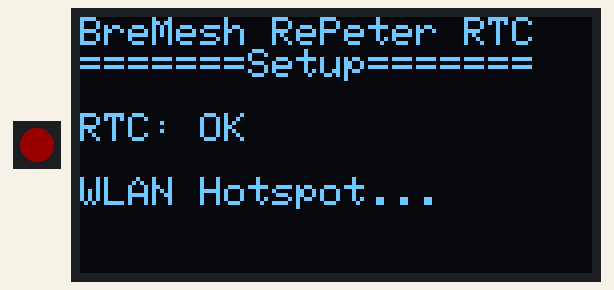
Simulated run of this sketch. Board: ESP32-S3. Shown: 1 RGB LEDs in strip order, left to right, 128×64 one-colour display. Dim RGB values are drawn brighter than linear; WiFi joins after 1.5 s; servers stay silent unless stated; the local clock reads 2024-03-15 10:24:30 at power-on unless the sketch sets it; what the sketch prints to the serial monitor is not drawn.

Above: at 1.7 s.
At 7.4 s:
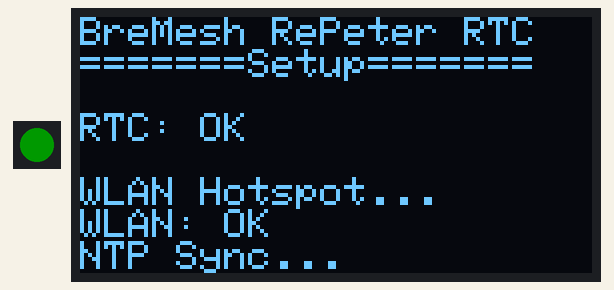
At 9.5 s:
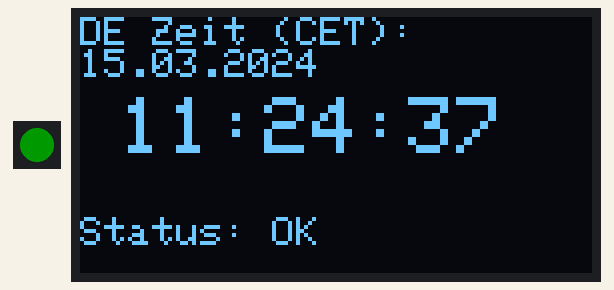
At 38.2 s:
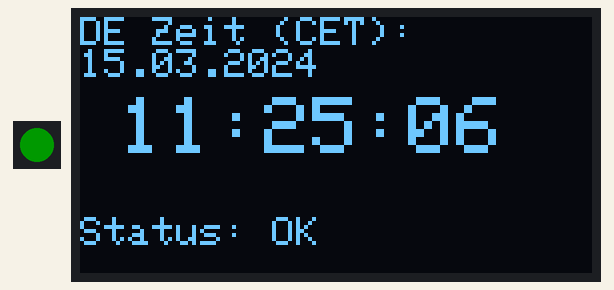
Timing chart, 0 to 39.7 s (numbered marks = the images above):
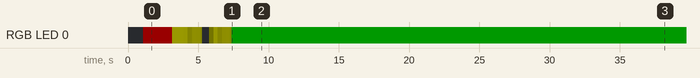

The sketch:

ESP32_RTC_TimeSync.ino
```cpp
/*
 * ESP32 RTC Time Sync mit optionalem OLED Display und RGB LED
 *
 * Verbindet sich mit WLAN, holt die aktuelle Zeit via NTP
 * und programmiert einen TinyRTC (DS1307) über I2C
 * Zeigt Status auf 0,96" OLED Display (optional) und RGB LED (optional)
 *
 * Verbindungen (beide am selben I2C Bus):
 * TinyRTC SDA -> ESP32 GPIO21 (SDA)
 * TinyRTC SCL -> ESP32 GPIO22 (SCL)
 * TinyRTC VCC -> 5V
 * TinyRTC GND -> GND
 *
 * OLED SDA -> ESP32 GPIO21 (SDA)
 * OLED SCL -> ESP32 GPIO22 (SCL)
 * OLED VCC -> 3.3V
 * OLED GND -> GND
 */

#include <WiFi.h>
#include <Wire.h>
#include <RTClib.h>
#include <time.h>
#include <Adafruit_GFX.h>
#include <Adafruit_SSD1306.h>
#include <Adafruit_NeoPixel.h>

// RGB LED Einstellungen (ESP32-S3-WROOM-1)
#define RGB_LED_PIN 48
#define RGB_LED_COUNT 1

// WLAN Zugangsdaten
const char* ssid = "WLAN SSID";
const char* password = "somerandompassword";

// NTP Server Einstellungen
const char* ntpServer = "pool.ntp.org";
const long gmtOffset_sec = 0;           // UTC Zeit (keine Anpassung)
const int daylightOffset_sec = 0;       // Keine Sommerzeit

// OLED Display Einstellungen
#define SCREEN_WIDTH 128
#define SCREEN_HEIGHT 64
#define OLED_RESET -1
#define SCREEN_ADDRESS 0x3C

// RTC Objekt
RTC_DS1307 rtc;

// OLED Display Objekt
Adafruit_SSD1306 display(SCREEN_WIDTH, SCREEN_HEIGHT, &Wire, OLED_RESET);

// RGB LED Objekt
Adafruit_NeoPixel rgbLed(RGB_LED_COUNT, RGB_LED_PIN, NEO_GRB + NEO_KHZ800);

// Variable um zu prüfen ob Display verfügbar ist
bool displayAvailable = false;
bool rgbLedAvailable = false;
bool syncSuccess = false;
String errorMessage = "";

// RGB LED Funktionen
void setLED(uint8_t r, uint8_t g, uint8_t b) {
  if (rgbLedAvailable) {
    rgbLed.setPixelColor(0, rgbLed.Color(r, g, b));
    rgbLed.show();
  }
}

void pulseLED(uint8_t r, uint8_t g, uint8_t b, int duration) {
  if (!rgbLedAvailable) return;

  for (int i = 0; i < 3; i++) {
    for (int brightness = 0; brightness <= 255; brightness += 5) {
      rgbLed.setPixelColor(0, rgbLed.Color(
        (r * brightness) / 255,
        (g * brightness) / 255,
        (b * brightness) / 255
      ));
      rgbLed.show();
      delay(5);
    }
    for (int brightness = 255; brightness >= 0; brightness -= 5) {
      rgbLed.setPixelColor(0, rgbLed.Color(
        (r * brightness) / 255,
        (g * brightness) / 255,
        (b * brightness) / 255
      ));
      rgbLed.show();
      delay(5);
    }
  }
}

void setup() {
  Serial.begin(115200);
  delay(1000);

  Serial.println("\n\nBreMesh RePeter RTC time Sync");
  Serial.println("====================\n");

  // RGB LED initialisieren (optional)
  rgbLed.begin();
  rgbLed.setBrightness(25); // 10% Helligkeit
  rgbLedAvailable = true;
  Serial.println("RGB LED bereit");

  // I2C initialisieren
  Wire.begin();

  // OLED Display initialisieren (optional)
  if(display.begin(SSD1306_SWITCHCAPVCC, SCREEN_ADDRESS)) {
    displayAvailable = true;
    display.clearDisplay();
    display.setTextSize(1);
    display.setTextColor(SSD1306_WHITE);
    display.setCursor(0, 0);
    display.println("BreMesh RePeter RTC");
    display.println("=======Setup=======");
    display.println("\nWarte auf RTC...");
    display.display();
    Serial.println("OLED Display bereit");
  } else {
    Serial.println("OLED Display nicht gefunden - läuft ohne Display");
  }

  // Warte auf RTC (weiß pulsend)
  Serial.println("Warte auf TinyRTC via I2C...");
  bool rtcFound = false;
  int pulseValue = 0;
  int pulseDirection = 5;

  while (!rtcFound) {
    // Weiß pulsen
    setLED(pulseValue, pulseValue, pulseValue);
    pulseValue += pulseDirection;
    if (pulseValue >= 255 || pulseValue <= 0) {
      pulseDirection = -pulseDirection;
    }

    // Prüfe ob RTC verfügbar ist
    if (rtc.begin()) {
      rtcFound = true;
      Serial.println("RTC gefunden!");
      if (displayAvailable) {
        display.clearDisplay();
        display.setCursor(0, 0);
        display.println("BreMesh RePeter RTC");
        display.println("=======Setup=======");
        display.println("\nRTC: OK");
        display.display();
      }
      setLED(255, 0, 0); // Rot
      delay(500);
    } else {
      delay(10);
    }
  }

  // Mit WLAN verbinden
  Serial.print("Verbinde mit WLAN: ");
  Serial.println(ssid);

  if (displayAvailable) {
    display.println("\nWLAN Hotspot...");
    display.display();
  }

  WiFi.mode(WIFI_STA);
  WiFi.begin(ssid, password);

  int wifiTimeout = 0;
  while (WiFi.status() != WL_CONNECTED && wifiTimeout < 20) {
    delay(500);
    Serial.print(".");
    wifiTimeout++;
  }

  if (WiFi.status() != WL_CONNECTED) {
    Serial.println("\nWLAN Verbindung fehlgeschlagen!");
    errorMessage = "WLAN fehlt";
    if (displayAvailable) {
      display.clearDisplay();
      display.setCursor(0, 0);
      display.println("FEHLER:");
      display.println("WLAN Verbindung");
      display.println("fehlgeschlagen!");
      display.println();
      display.println("SSID:");
      display.println(ssid);
      display.display();
    }
    return;
  }

  Serial.println("\nWLAN verbunden!");
  Serial.print("IP Adresse: ");
  Serial.println(WiFi.localIP());

  setLED(255, 255, 0); // Gelb

  if (displayAvailable) {
    display.println("WLAN: OK");
    display.display();
    delay(500);
  }

  // NTP Zeit holen
  Serial.println("\nHole Zeit vom NTP Server...");
  if (displayAvailable) {
    display.println("NTP Sync...");
    display.display();
  }

  pulseLED(255, 255, 0, 1000); // Gelb pulsend

  configTime(gmtOffset_sec, daylightOffset_sec, ntpServer);

  struct tm timeinfo;
  if (!getLocalTime(&timeinfo)) {
    Serial.println("Zeit konnte nicht abgerufen werden!");
    errorMessage = "NTP Sync fehlt";
    if (displayAvailable) {
      display.clearDisplay();
      display.setCursor(0, 0);
      display.println("FEHLER:");
      display.println("NTP Sync");
      display.println("fehlgeschlagen!");
      display.display();
    }
    return;
  }

  // Zeit auf Serial ausgeben
  Serial.println("\nAktuelle Zeit vom NTP Server:");
  Serial.println(&timeinfo, "%A, %d.%m.%Y %H:%M:%S");

  if (displayAvailable) {
    display.println("NTP: OK");
    display.display();
    delay(500);
  }

  // RTC mit aktueller Zeit programmieren
  DateTime now(timeinfo.tm_year + 1900,
               timeinfo.tm_mon + 1,
               timeinfo.tm_mday,
               timeinfo.tm_hour,
               timeinfo.tm_min,
               timeinfo.tm_sec);

  pulseLED(255, 255, 0, 500); // Gelb pulsend während RTC-Programmierung

  rtc.adjust(now);
  Serial.println("\nRTC wurde mit aktueller Zeit programmiert!");

  syncSuccess = true;
  setLED(0, 255, 0); // Grün - Fertig!

  if (displayAvailable) {
    display.println("RTC Sync: OK");
    display.println("\nFertig!");
    display.display();
    delay(2000);
  }

  // WiFi trennen um Strom zu sparen
  WiFi.disconnect(true);
  WiFi.mode(WIFI_OFF);
  Serial.println("WLAN getrennt");

  Serial.println("\n=== Synchronisation abgeschlossen ===\n");
}

void loop() {
  // Zeit vom RTC auslesen (UTC)
  DateTime now = rtc.now();

  // Deutsche Zeit berechnen (UTC+1)
  DateTime deTime = now + TimeSpan(0, 1, 0, 0); // +1 Stunde

  Serial.print("RTC Zeit (UTC): ");
  Serial.print(now.day(), DEC);
  Serial.print('.');
  Serial.print(now.month(), DEC);
  Serial.print('.');
  Serial.print(now.year(), DEC);
  Serial.print(" ");
  Serial.print(now.hour(), DEC);
  Serial.print(':');
  if (now.minute() < 10) Serial.print('0');
  Serial.print(now.minute(), DEC);
  Serial.print(':');
  if (now.second() < 10) Serial.print('0');
  Serial.println(now.second(), DEC);

  Serial.print("DE Zeit (CET):  ");
  Serial.print(deTime.day(), DEC);
  Serial.print('.');
  Serial.print(deTime.month(), DEC);
  Serial.print('.');
  Serial.print(deTime.year(), DEC);
  Serial.print(" ");
  Serial.print(deTime.hour(), DEC);
  Serial.print(':');
  if (deTime.minute() < 10) Serial.print('0');
  Serial.print(deTime.minute(), DEC);
  Serial.print(':');
  if (deTime.second() < 10) Serial.print('0');
  Serial.println(deTime.second(), DEC);

  // Zeit auf OLED anzeigen (wenn verfügbar)
  if (displayAvailable) {
    display.clearDisplay();

    // Datum
    display.setTextSize(1);
    display.setCursor(0, 0);
    display.println("DE Zeit (CET):");
    if (deTime.day() < 10) display.print('0');
    display.print(deTime.day(), DEC);
    display.print('.');
    if (deTime.month() < 10) display.print('0');
    display.print(deTime.month(), DEC);
    display.print('.');
    display.println(deTime.year(), DEC);

    // Uhrzeit (groß)
    display.setTextSize(2);
    display.setCursor(10, 20);
    if (deTime.hour() < 10) display.print('0');
    display.print(deTime.hour(), DEC);
    display.print(':');
    if (deTime.minute() < 10) display.print('0');
    display.print(deTime.minute(), DEC);
    display.print(':');
    if (deTime.second() < 10) display.print('0');
    display.println(deTime.second(), DEC);

    // Status
    display.setTextSize(1);
    display.setCursor(0, 50);
    if (syncSuccess) {
      display.print("Status: OK");
    } else {
      display.print("Fehler: ");
      display.print(errorMessage);
    }

    display.display();
  }

  delay(1000);
}
```

Measured:
- what the display in image 0 shows lasts 1.5 s, from 1.6 s to 3.1 s
- what the display in image 1 shows lasts 2.0 s, from 7.4 s to 9.4 s
- what the display in image 2 shows lasts 1.1 s, from 9.4 s to 10.5 s
